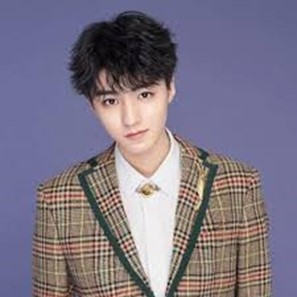
#> input picture myphoto1.jpg, 297 x 297 px
$ python HW1.py
#> lines starting #> are read from the running program, lines starting #| are printed output that depends on the picture
import cv2
import os

#讀入照片
image1=cv2.imread('myphoto1.jpg')
#> image1 is the input picture: shape (297, 297, 3); mean B, G, R 133, 116.3, 124.2

#顯示像素格式
print(f"height:{image1.shape[0]} pixels")
#| height:297 pixels
print(f"width:{image1.shape[1]} pixels")
#| width:297 pixels
print(f"channel:{image1.shape[2]} pixels")
#| channel:3 pixels

#顯示照片
cv2.imshow('img',image1)
cv2.waitKey(0)

from PIL import Image

#讀入照片
image2=Image.open('myphoto1.jpg')
type(image2)
Image._show(image2)
print(image2.size)
#| (297, 297)

#縮小照片到指定像素
width=512
height=256
nim=image2.resize((width,height), Image.BILINEAR)
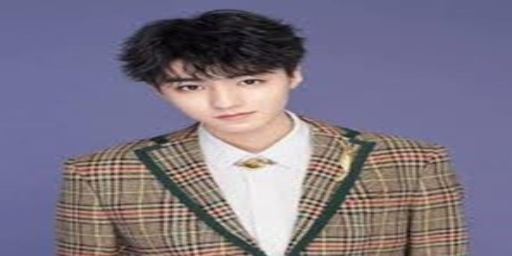
#> nim: PIL image 512x256 RGB; mean R, G, B 124.2, 116.3, 133
Image._show(nim)
print(nim.size)
#| (512, 256)

#儲存變更照片
nim.save('HW1.jpg')
print(nim.mode,nim.format)
#| RGB None
